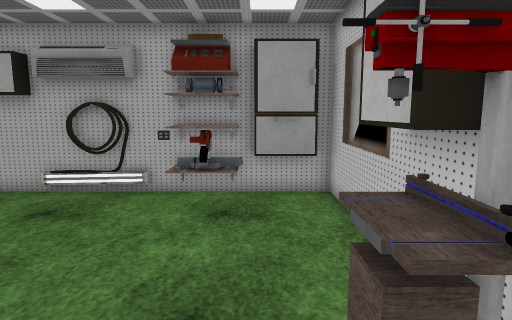
view 1 (above)

12 first-person views from a walk through a scene from a Unity 3-D project. The camera is 1.4 m above the floor, tilts 8° down and sees 75° across. The floor is counted in squares, 0.5 m on a side. Each view is taken from the middle of a square. On the plan, view 1 faces up. The plan holds only what a view shows up to about 20 squares ahead; the rest is blank. The place goes on beyond the plan. The player character is not drawn. Some surface patterns are stand-ins.

view 2
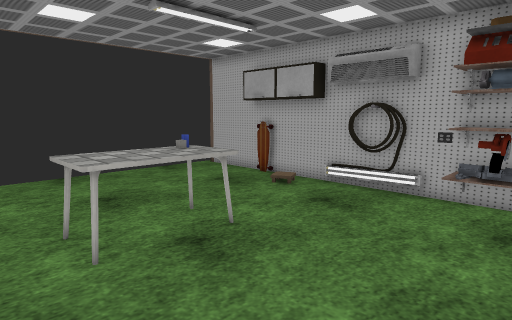

view 3
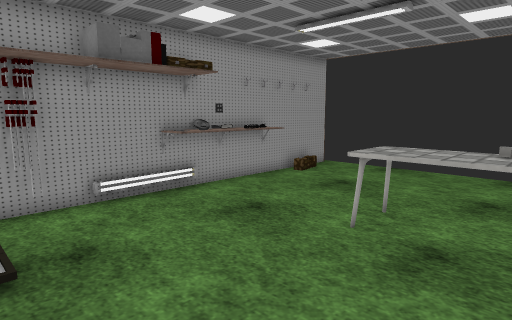

view 4
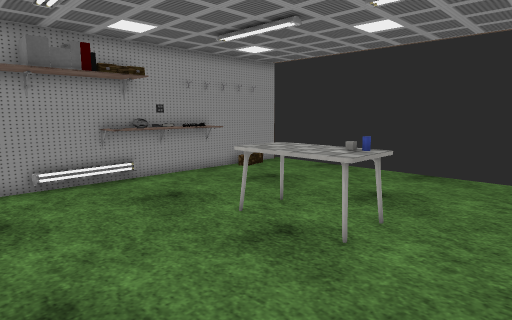

view 5
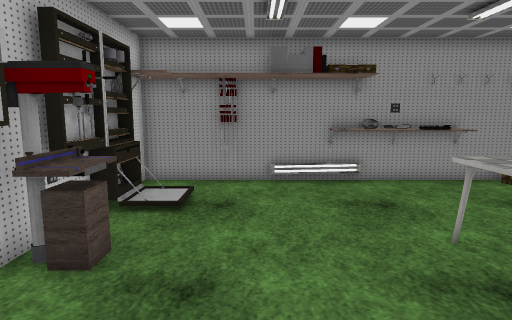

view 6
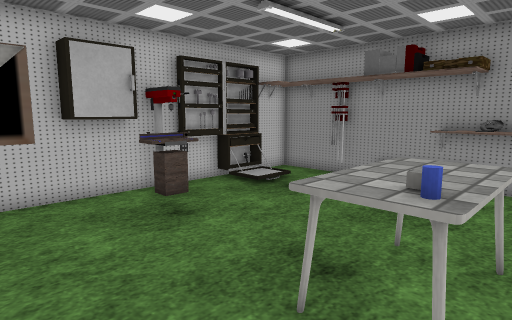

view 7
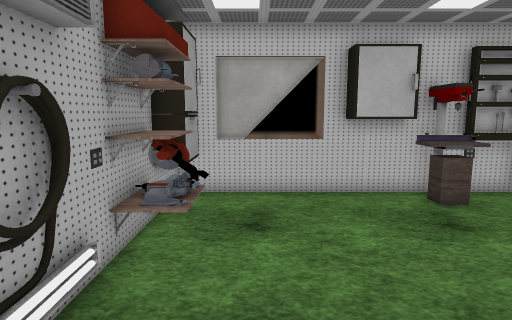

view 8
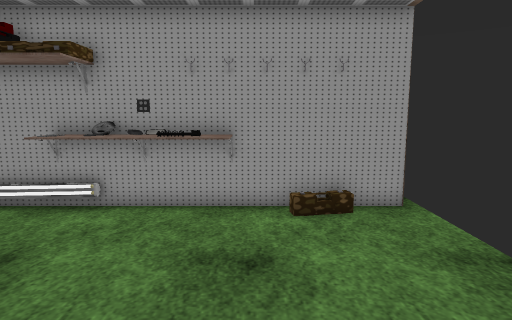

view 9
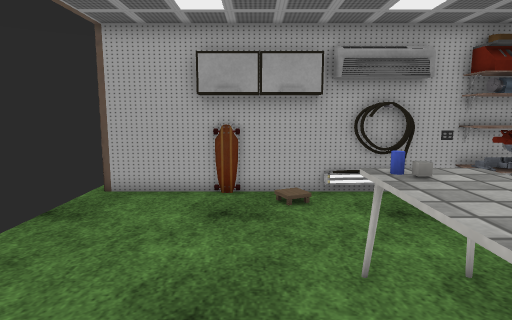

view 10
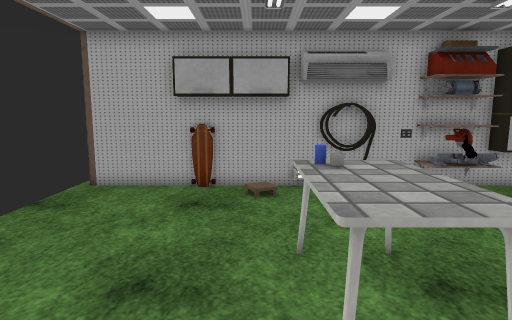

view 11
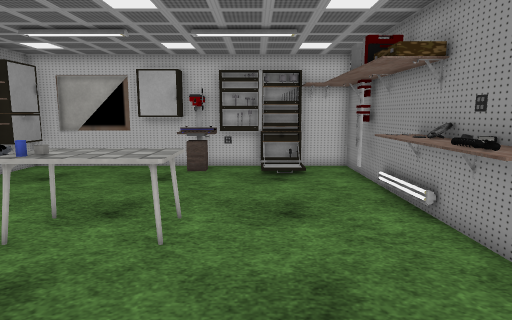

view 12
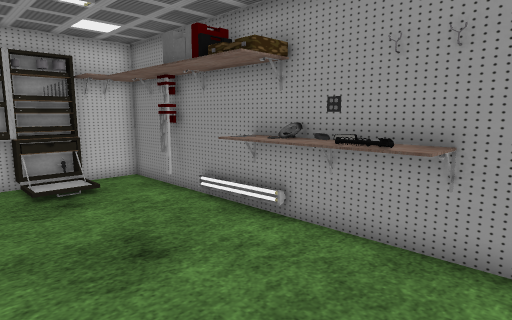

### Floor plan
Points are (right, up) in squares from view 1. A wall is a line through its corners. A room is listed if a view was taken in it or the views show most of it. See-through windows are left out.
Room 1 (views 1, 2, 3, 4, 5, 6, 7, 8, 9, 10, 11, 12)
walls: (-6, 11.2) (-6.5, 11.6); (-5.5, 11.2) (-5.5, 11.3); (-5.9, 11.3) (-6.6, 11.5); (-5.8, 11.3) (-6.5, 11.7); (-4.8, 11.3) (-5.4, 11.5); (-4.7, 11.3) (-6.2, 11.3); (-4.8, 11.4) (-4.9, 11.5); (-4.8, 11.4) (-5.3, 11.7); (-5.6, 11.6) (-6.5, 11.4); (-4.6, 11.4) (-6.2, 11.2); (-4.6, 11.4) (-6.6, 11.5); (-5, 11.6) (-6.1, 11.1) (-6.5, 11.8); (-4.6, 11.5) (-5, 11.3) (-5.8, 11.7) (-6.4, 11.4); (-4.6, 11.5) (-4.8, 11.6); (-5.2, 11.7) (-7, 11.5); (0.9, 3) (2.5, 3); (-4.6, 11.6) (-5, 11.3); (-4.6, 11.6) (-5.2, 11.3); (-4.6, 11.6) (-6.1, 11.2); (-4.6, 11.6) (-6.7, 11.4); (-4.8, 11.7) (-4.9, 11.7); (-3.8, 11.5) (-7.6, 11.5); (-4.6, 11.8) (-5.7, 11.6) (-6.3, 11.8); (1, 2) (1, 3.8); (-10.5, 11.5) (-11.5, 11.5); (-7.9, -4.7) (-7.2, -4.7); (1.8, 2.4) (0.9, 2.4); (2.4, 2.8) (0.9, 2.8); (-1.2, -4.8) (-1.2, -4.3) (-0.6, -4.3) (-0.6, -4.8); (2.7, -0.4) (2.7, 11.8) (-15.5, 11.8); (3, 7.9) (3, 10.6); (-0.7, -4.8) (-0.7, -4.2); (-15.5, -4.9) (2.7, -4.9) (2.7, -2.4)
low walls: (-5.5, 11.3) (-6, 11.4); (0.9, 3.3) (1.8, 3.3); (1, 3.8) (1.5, 3.8); (-1.4, 10.3) (-1.9, 10.3); (-6.4, -4.7) (-2.6, -4.7); (1.6, 2) (1, 2); (1.7, 1.9) (1.7, 3.6); (1.8, 2.3) (0.9, 2.3)
objects: other object (-10, -4) to (-5, -4); other object (-8, 2) to (-6, 6); other object (-8, 5); other object (-3, 11) to (-1, 11); other object (0, 11) to (2, 11); other object (2, -2) to (2, 1); other object (2, 4) to (2, 6)

Positions as (right, up) in squares from view 1, and headings:
1: (0, 0), facing up
2: (0, 0), facing up-left
3: (1, 6), facing down-left
4: (0, 9), facing down-left
5: (-2, 9), facing down
6: (-9, 9), facing down-right
7: (-9, 9), facing right
8: (-11, 5), facing down
9: (-10, 0), facing up
10: (-9, -1), facing up
11: (-15, 0), facing right
12: (-12, 2), facing down-right
